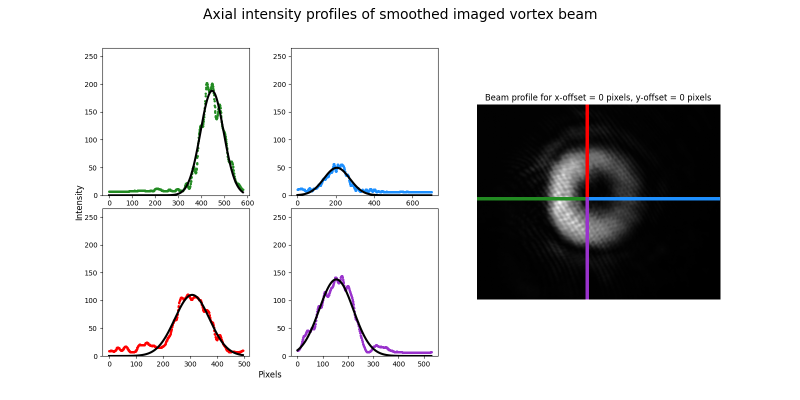
#> input picture fig/test/intensity_before_alignment.png, 1600 x 800 px (shown at 1/2 size); its folder holds only this picture in this run
$ python -i find_optimal_shift.py   (imports and definitions only)
#> lines starting #> are read from the running program, lines starting #| are printed output that depends on the picture; after the words box and inside, x2 and y2 are one past the last pixel; in counts of white or black regions, pixels touching at a corner belong together
#> further down, picture is the input picture: shape (800, 1600, 3); mean B, G, R 215, 214.5, 214.8
"""
find_optimal_shift.py

After running 'vortex_cam_auto.py' to generate a fully imaged beam dataset (see that file
for more details), this script will compute Gaussian fits along four axial slices of the
vortex beam, for each imaged beam. From there, it will find the SLM offset for which the
parameters of those four Gaussians are most similar, corresponding to a symmetric vortex.

"""
import tkinter as tk
from tkinter import ttk
import os

import numpy as np
import matplotlib.pyplot as plt
import cv2
from scipy.optimize import curve_fit
from numpy.typing import NDArray
import time
from datetime import datetime

# --- code to select file to analyze ---
def select_file():
    print("[find_optimal_shift.py] Selected file:", selected_file.get())
    root.destroy()

# Folder to list files from
script_dir = os.path.dirname(os.path.abspath(__file__))
data_dir = os.path.join(script_dir, "data")
# [1 line that did not run here, left out]

# [3 lines not run here, left out]

# [1 line that did not run here, left out]

# [1 line that did not run here, left out]
# [1 line not run here, left out]

# [1 line that did not run here, left out]
# [7 lines not run here, left out]

# [1 line that did not run here, left out]
# [1 line that did not run here, left out]
# [1 line that did not run here, left out]

# --- analysis functions ---
def find_annulus_center(img, show_plot:bool = False, debug: bool = False):
    '''
    Find the center of the dark region in the middle of the vortex beam by inverting image,
    masking all the brightest stuff to 255 and everything else to 0, then
    '''
#> called with show_plot = False, debug = False
    img_inv = img.max() - img
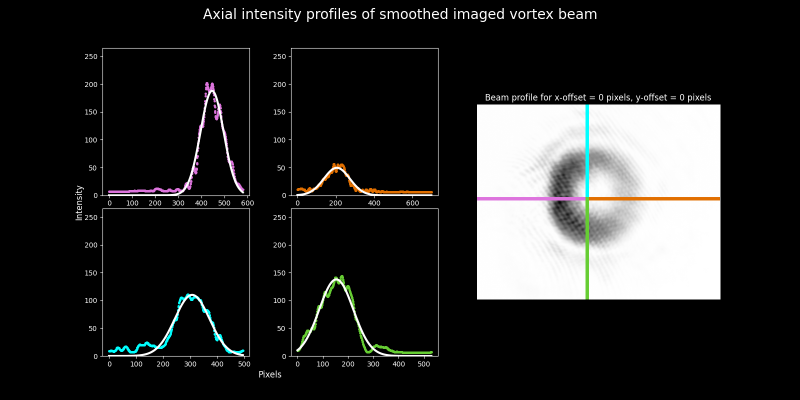
#> img_inv: shape (800, 1600, 3) (shown at 1/2 size); mean B, G, R 40, 40.5, 40.2
    img_inv = cv2.blur(img_inv, (5,5)) # smooth over imaged impurities
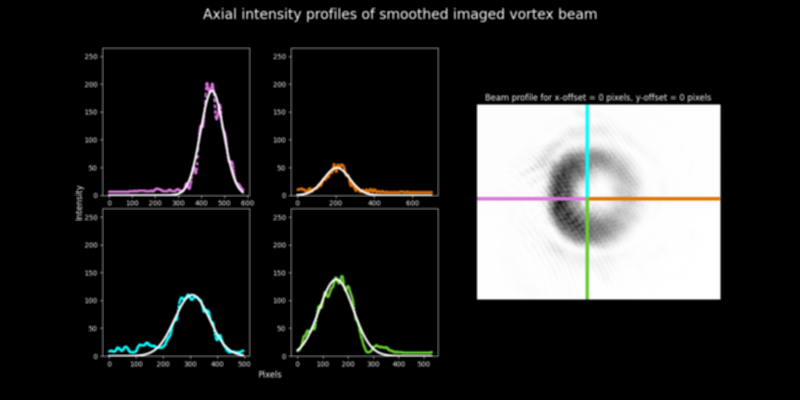
#> img_inv: shape (800, 1600, 3) (shown at 1/2 size); mean B, G, R 40, 40.5, 40.2

    # set to zero if not in 98% brightest of inverse
    mask = img_inv >= 0.99*img_inv.max()
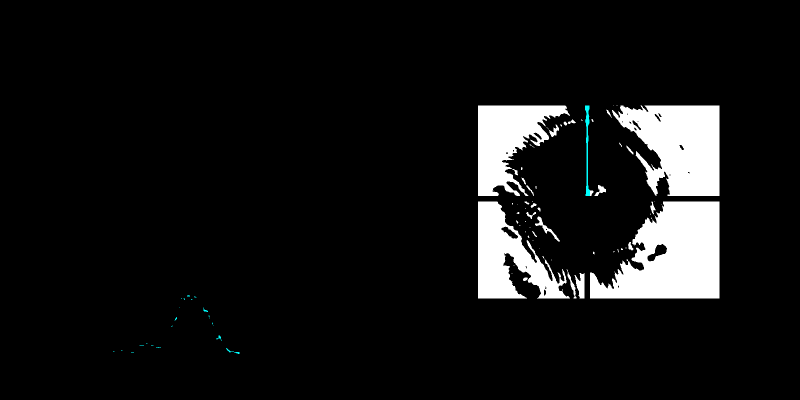
#> mask: shape (800, 1600, 3) bool (shown at 1/2 size); mean B, G, R 0.0782, 0.0782, 0.0774
    img_inv_masked = img_inv.copy()
    img_inv_masked[mask] = 255
#> img_inv_masked: shape (800, 1600, 3); 6.76% of pixels changed, all inside (x1, y1, x2, y2) = (226, 211, 1439, 708)
    img_inv_masked[~mask] = 0
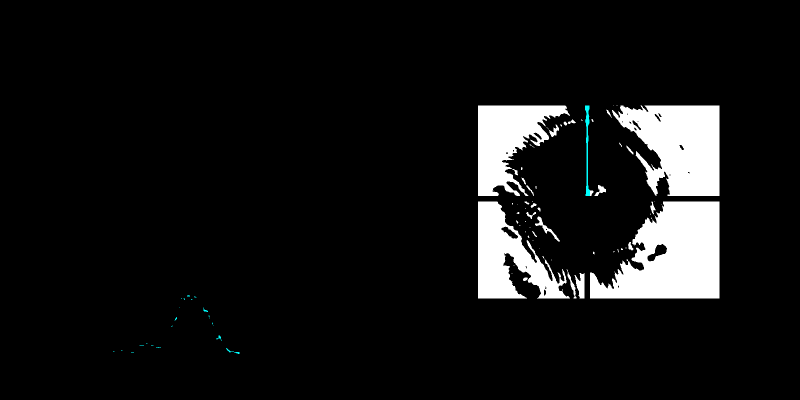
#> img_inv_masked: shape (800, 1600, 3) (shown at 1/2 size); mean B, G, R 19.9, 19.9, 19.7

    if debug:
        plt.imshow(img_inv_masked, cmap='gray')
        plt.axis('off')

    # locate all connected regions left
    _, mask2 = cv2.threshold(img_inv_masked, 254, 255, cv2.THRESH_BINARY)
#> (the run stopped early here; a loop or call above may not have finished)
